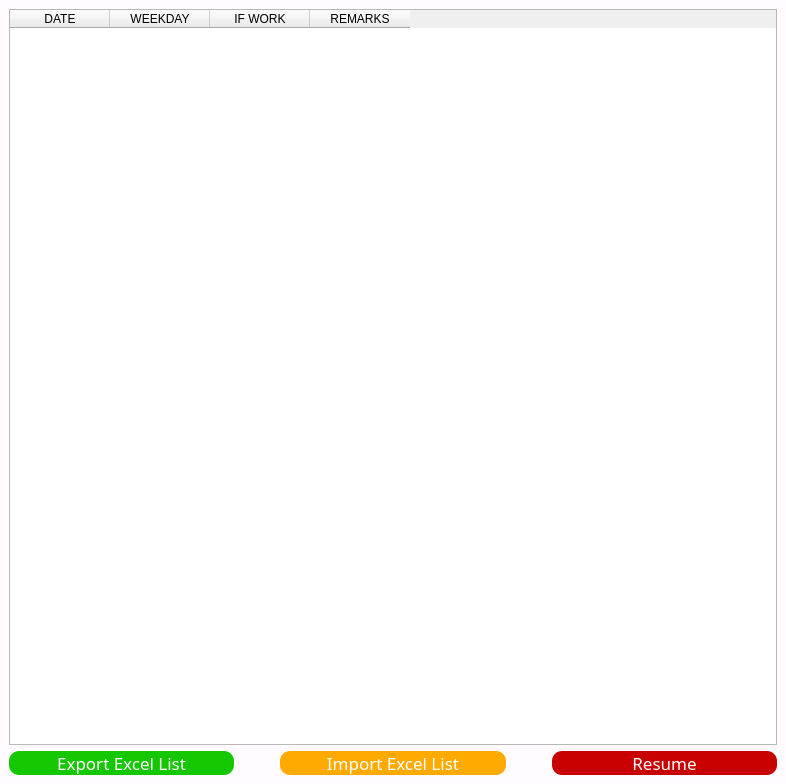
<?xml version="1.0" encoding="UTF-8"?>
<ui version="4.0">
 <class>CalendarSetting</class>
 <widget class="QMainWindow" name="CalendarSetting">
  <property name="geometry">
   <rect>
    <x>0</x>
    <y>0</y>
    <width>786</width>
    <height>784</height>
   </rect>
  </property>
  <property name="windowTitle">
   <string>Calendar Settings</string>
  </property>
  <property name="styleSheet">
   <string notr="true">QMainWindow
{
	background-color: rgb(255, 251, 255);
}</string>
  </property>
  <widget class="QWidget" name="centralwidget">
   <layout class="QVBoxLayout" name="verticalLayout">
    <item>
     <widget class="QTableWidget" name="tableWidget">
      <property name="editTriggers">
       <set>QAbstractItemView::NoEditTriggers</set>
      </property>
      <property name="selectionBehavior">
       <enum>QAbstractItemView::SelectRows</enum>
      </property>
      <column>
       <property name="text">
        <string>DATE</string>
       </property>
      </column>
      <column>
       <property name="text">
        <string>WEEKDAY</string>
       </property>
      </column>
      <column>
       <property name="text">
        <string>IF WORK</string>
       </property>
      </column>
      <column>
       <property name="text">
        <string>REMARKS</string>
       </property>
      </column>
     </widget>
    </item>
    <item>
     <layout class="QHBoxLayout" name="horizontalLayout">
      <item>
       <widget class="QPushButton" name="pushButton_2">
        <property name="styleSheet">
         <string notr="true">QPushButton

{
    font-family:Microsoft Yahei;

    font-size:13pt;
 
    color:white;

    background-color:rgb(21, 199, 1);

    border-radius:10px;

}

QPushButton:hover
{
    background-color:rgb(21, 175, 0);
    padding-left:-3px;
    padding-top:-3px;

}


QPushButton:pressed
{  
    background-color:rgb(0, 113, 0);
    padding-left:3px;
    padding-top:3px;
}</string>
        </property>
        <property name="text">
         <string>Export Excel List</string>
        </property>
       </widget>
      </item>
      <item>
       <spacer name="horizontalSpacer_2">
        <property name="orientation">
         <enum>Qt::Horizontal</enum>
        </property>
        <property name="sizeType">
         <enum>QSizePolicy::Fixed</enum>
        </property>
        <property name="sizeHint" stdset="0">
         <size>
          <width>40</width>
          <height>20</height>
         </size>
        </property>
       </spacer>
      </item>
      <item>
       <widget class="QPushButton" name="pushButton_3">
        <property name="styleSheet">
         <string notr="true">QPushButton
{
    font-family:Microsoft Yahei;
    font-size:13pt; 
    color:white;
    background-color:rgb(255, 170, 0);
    border-radius:10px;
}

QPushButton:hover
{
    background-color:rgb(230, 153, 0);
    padding-left:-3px;
    padding-top:-3px;

}

QPushButton:pressed
{
    background-color:rgb(197, 128, 0);
    padding-left:3px;
    padding-top:3px;
}</string>
        </property>
        <property name="text">
         <string>Import Excel List</string>
        </property>
       </widget>
      </item>
      <item>
       <spacer name="horizontalSpacer_3">
        <property name="orientation">
         <enum>Qt::Horizontal</enum>
        </property>
        <property name="sizeType">
         <enum>QSizePolicy::Fixed</enum>
        </property>
        <property name="sizeHint" stdset="0">
         <size>
          <width>40</width>
          <height>20</height>
         </size>
        </property>
       </spacer>
      </item>
      <item>
       <widget class="QPushButton" name="pushButton_4">
        <property name="styleSheet">
         <string notr="true">QPushButton
{
    font-family:Microsoft Yahei;
    font-size:13pt;  
    color:white;
    background-color:rgb(200, 0, 0);
    border-radius:10px;
}


QPushButton:hover
{

    background-color:rgb(176, 0, 0);
    padding-left:-3px;
    padding-top:-3px;
}


QPushButton:pressed
{
    background-color:rgb(147, 0, 0);  
    padding-left:3px;
    padding-top:3px;
    font-size:13pt;}</string>
        </property>
        <property name="text">
         <string>Resume</string>
        </property>
       </widget>
      </item>
     </layout>
    </item>
   </layout>
  </widget>
 </widget>
 <resources/>
 <connections/>
</ui>
